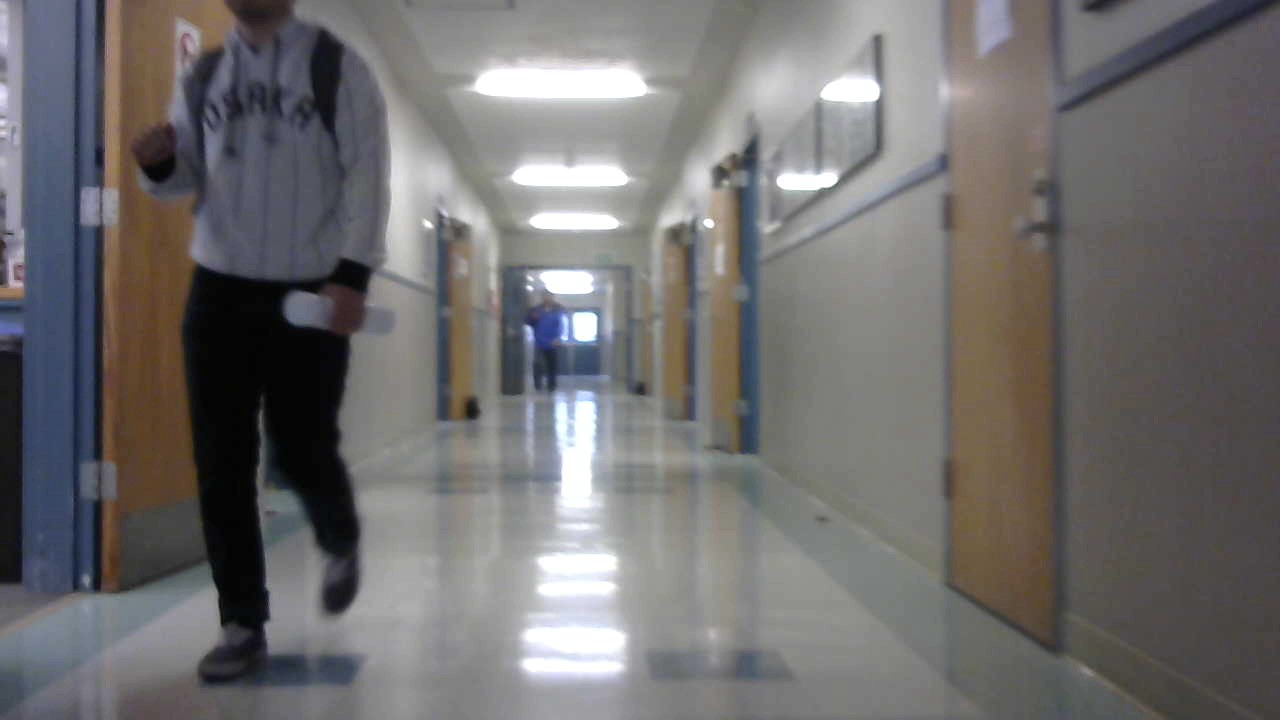
#> input picture hall1.jpg, 1280 x 720 px, given in place of yavishtwalk.avi, which was not available
$ python hogoptical.py
#> lines starting #> are read from the running program, lines starting #| are printed output that depends on the picture; pictures that were not available may be replaced by others from this repository, and a replacement may not be noted
#!/usr/bin/env python3
'''Part of this code was taken from alduxvm on github
people-detection.py - rpi-opencv/people-detection.py
'''
HOG = False

import time
import cv2
import numpy as np
from imutils.object_detection import non_max_suppression
import imutils

hog = cv2.HOGDescriptor()
cap = cv2.VideoCapture('yavishtwalk.avi')#'stationary.avi')
hog.setSVMDetector(cv2.HOGDescriptor_getDefaultPeopleDetector())

clamp = lambda x, minn, maxx: max(min(maxx, x), minn)

#farneflow
ret, frame1 = cap.read()
#> frame1 is the input picture: shape (720, 1280, 3); mean B, G, R 110.2, 110.1, 112.2
frame1 = cv2.resize(frame1, (320, 240))
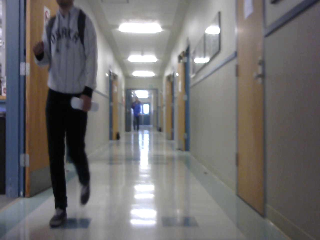
#> frame1: shape (240, 320, 3); mean B, G, R 110.4, 110.2, 112.3
height, width = frame1.shape[:2]
#> height = 240; width = 320
prvs = cv2.cvtColor(frame1,cv2.COLOR_BGR2GRAY)
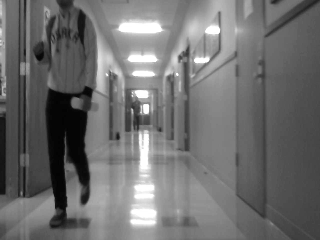
#> prvs: shape (240, 320); min 2, max 255, mean 110.9
ROI = []
numdetect = 0
avgWin = 1
while (cap.isOpened()):
   start_time = time.time()
   #frame = cv2.imread('../Thesis/hall4.jpg')
   ret, image = cap.read()
   image = cv2.resize(image, (320, 240))
   nxt = cv2.cvtColor(image, cv2.COLOR_BGR2GRAY)
   flow = cv2.calcOpticalFlowFarneback(prvs, nxt, None, 0.5, 10, 20, 3, 5, 1.2, 2)
   x_flo = flow[...,0]
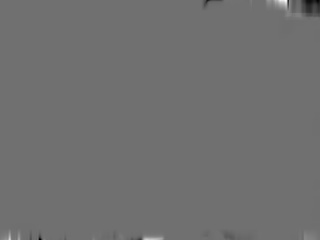
#> x_flo: shape (240, 320) float32; min -0.0367, max 0.0466, mean -3.74e-05; drawn with min black and max white
   y_flo = flow[...,1]
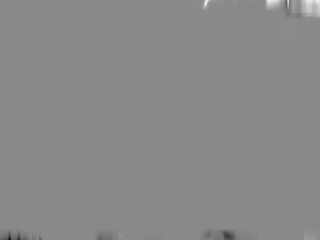
#> y_flo: shape (240, 320) float32; min -0.0343, max 0.0295, mean 2.28e-05; drawn with min black and max white
   orig = image.copy()

   (rect, weight) = hog.detectMultiScale(image, winStride=(8,8),padding=(16,16), scale=1.12)
#> rect = (); weight = ()
   for i in range(0,len(ROI)):
      try:
         rect = rect.tolist()
      except:
         pass
      try:
         weight = weight.tolist()
      except:
         pass
      subim = image[ROI[i][1]:ROI[i][3], ROI[i][0]:ROI[i][2]]
      if HOG:
         r = []
         w = []
      else:
         r,w = hog.detectMultiScale(image[ROI[i][1]:ROI[i][3], ROI[i][0]:ROI[i][2]] , winStride=(4,4), padding=(8,8), scale=1.12)
         cv2.rectangle(orig, (ROI[i][0], ROI[i][1]), (ROI[i][2], ROI[i][3]), (255, 25, 0), 1)


      if(len(r) > 0):
         if len(rect) > 0:
            [rect.append([x+ROI[i][0], y+ROI[i][1], w, h]) for (x,y,w,h) in r]
            #print('b4-{}_{}'.format(r, w[0][0]))
            w = [x*2 for x in w]
            [weight.append(x.tolist()) for x in w]
            print('xx-{}_{}'.format(rect, weight))
         else:
            rect = [[x+ROI[i][0], y+ROI[i][1], w, h] for (x,y,w,h) in r]
            weight = w*2
      else:
         print("Sadfaces")
   ROI = []

   #print('{}_{}'.format(rect, weight))
   rects = []
   for i, (x,y,w,h) in enumerate(rect):
      if weight[i][0] > 1:
         rects.append(rect[i])
#> this loop made 0 passes
#> after the loop, rects = []

   rects = np.array([[x,y,x+w,y+h] for (x,y,w,h) in rects])
#> rects = empty array
   pick = non_max_suppression(rects, probs=None, overlapThresh=0.65)
#> pick = []

   # Draw the Rectangle on the Image
   for (xA, yA, xB, yB) in pick:

      cv2.rectangle(orig, (xA, yA), (xB, yB), (0, 25, 0), 2)
      numdetect += 1
      xSubFlo = x_flo[yA:yB, xA:xB]
      ySubFlo = y_flo[yA:yB, xA:xB]
      avgX = sum(sum(xSubFlo))/abs((yB-yA)*(xB-xA))
      avgY = sum(sum(ySubFlo))/abs((yB-yA)*(xB-xA))

      '''
      y = (yA+yB)//2
      x = (xA+xB)//2
      xSubFlo = x_flo[y-avgWin:y+avgWin, x-avgWin:x+avgWin]
      ySubFlo = y_flo[y-avgWin:y+avgWin, x-avgWin:x+avgWin]
      avgX = sum(sum(xSubFlo))//pow((2*avgWin+1),2) - avgX
      avgY = sum(sum(ySubFlo))//pow((2*avgWin+1),2) - avgY
      '''
      #ROI.append((xA, yA, xB, yB))

      xA = int(clamp(min(xA+avgX,xA), 0, width))
      xB = int(clamp(max(xB+avgX,xB), 0, width))
      yA = int(clamp(min(yA+avgY,yA), 0, height))
      yB = int(clamp(max(yB+avgY,yB), 0, height))

      ROI.append((xA, yA, xB, yB))

      p1 = ((xB+xA)//2, (yB+yA)//2)
      p2 = (int(p1[0] + avgX*5), p1[1])
      cv2.arrowedLine(orig, p1, p2, (255,255,0), 1, 4, 0, 0.1)
#> after the loop, ROI = []; numdetect = 0
      #print('left' if p2[0] < p1[0] else 'right')

      #print('{}_{}'.format(p1, p2))

   if cv2.waitKey(1) & 0xFF == ord('q'):
#> (key q is pressed here)
      break
   orig = cv2.resize(orig, (0,0), fx=3, fy=3)
   cv2.imshow('frame', orig)
   print(1/(time.time()-start_time))
   #time.sleep(0.125)
cap.release()
print(numdetect)
#| 0
cv2.destroyAllWindows()

$ run again, on hall2.jpg
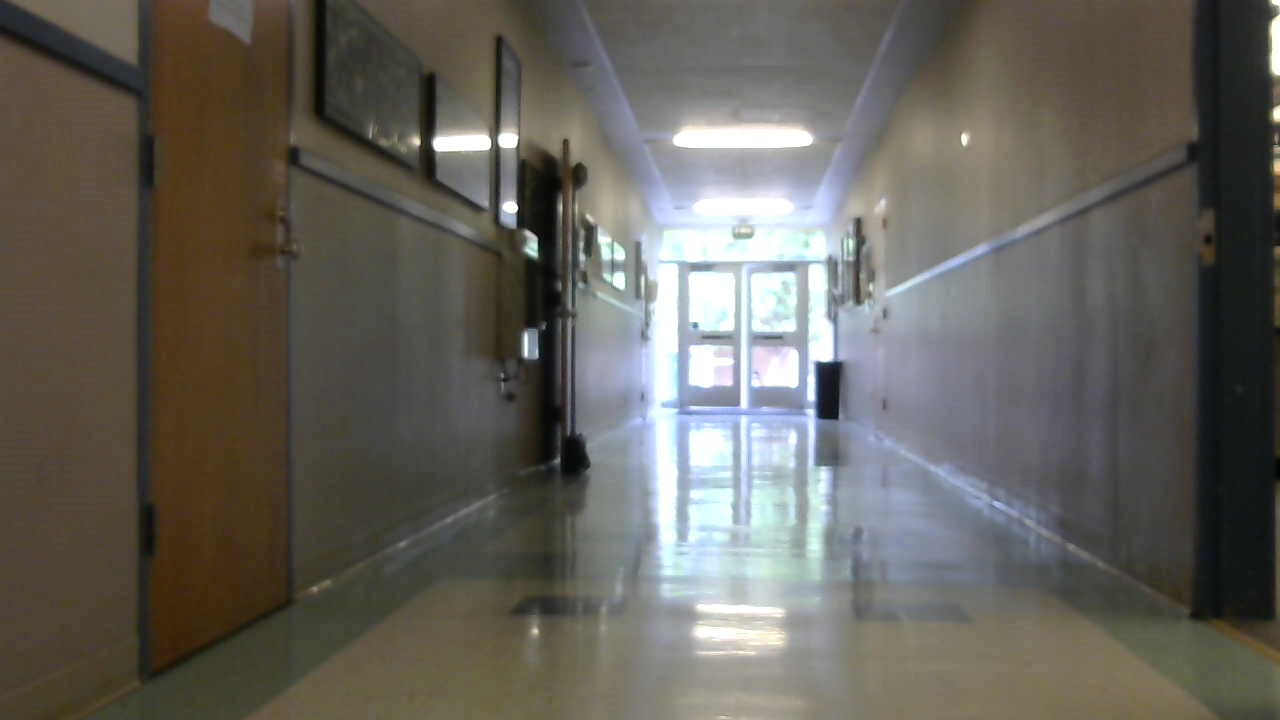
#> input picture hall2.jpg, 1280 x 720 px, given in place of yavishtwalk.avi, which was not available
#> frame1 is the input picture: shape (720, 1280, 3); mean B, G, R 91.1, 98.2, 100.8
#> frame1: shape (240, 320, 3)
#> `x_flo = flow[...,0]`:
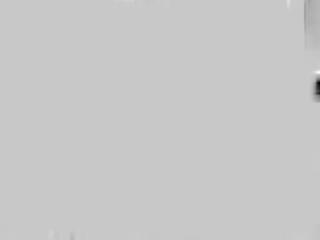
#> x_flo: shape (240, 320) float32; min -0.184, max 0.05, mean -0.000352; drawn with min black and max white
#> `y_flo = flow[...,1]`:
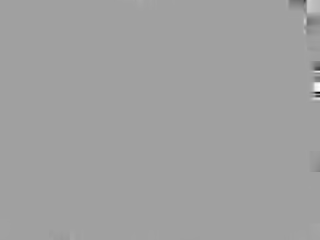
#> y_flo: shape (240, 320) float32; min -0.179, max 0.105, mean -0.000118; drawn with min black and max white
#> rect = ()
#> after the loop `for i, (x,y,w,h) in enumerate(rect):`: rects = []
#> `rects = np.array([[x,y,x+w,y+h] for (x,y,w,h) in rects])`: rects = empty array
#> pick = []
#> after the loop `for (xA, yA, xB, yB) in pick:`: numdetect = 0
#| 0

$ run again, on hall3.jpg
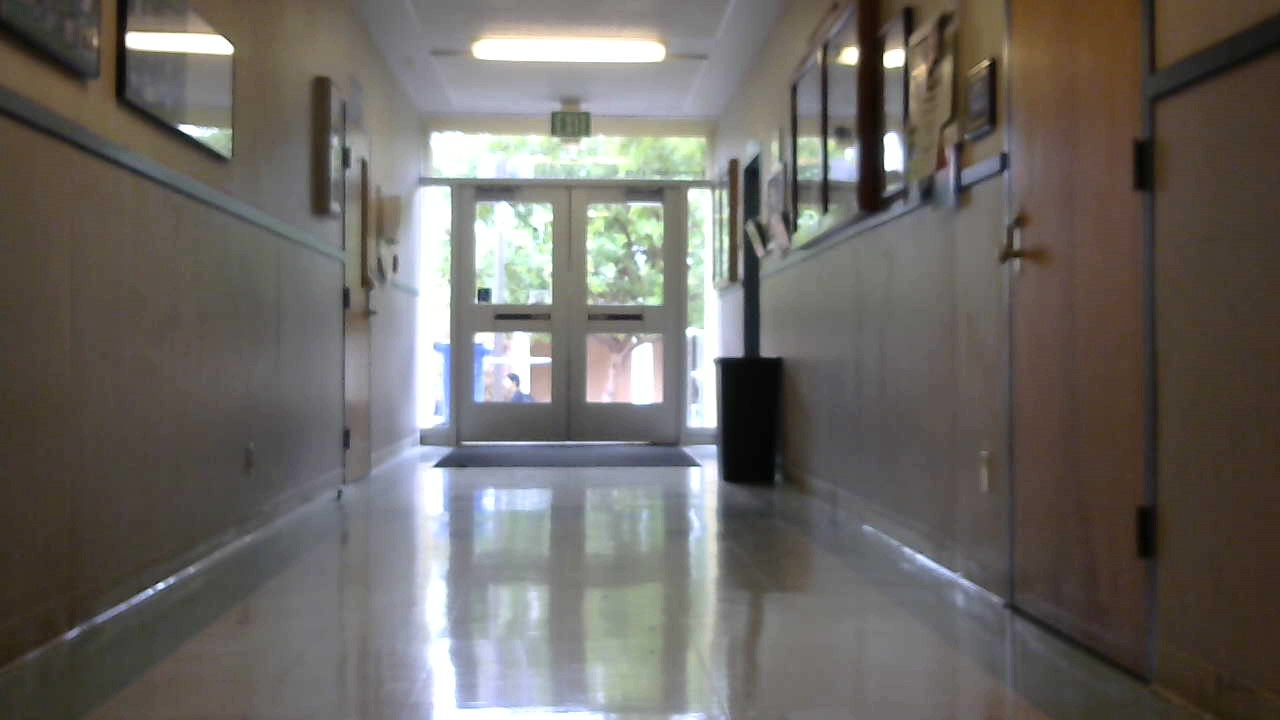
#> input picture hall3.jpg, 1280 x 720 px, given in place of yavishtwalk.avi, which was not available
#> frame1 is the input picture: shape (720, 1280, 3); mean B, G, R 100.3, 104.7, 108.7
#> frame1: shape (240, 320, 3)
#> `x_flo = flow[...,0]`:
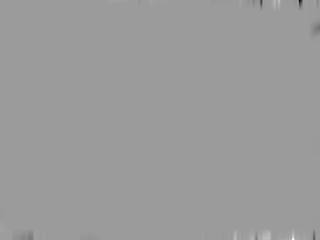
#> x_flo: shape (240, 320) float32; min -0.0525, max 0.0336, mean -2.04e-05; drawn with min black and max white
#> `y_flo = flow[...,1]`:
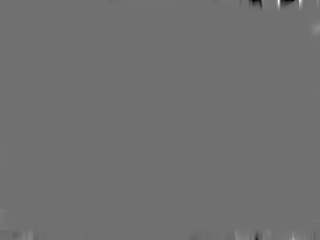
#> y_flo: shape (240, 320) float32; min -0.0308, max 0.0388, mean -9.39e-06; drawn with min black and max white
#> rect = ()
#> after the loop `for i, (x,y,w,h) in enumerate(rect):`: rects = []
#> `rects = np.array([[x,y,x+w,y+h] for (x,y,w,h) in rects])`: rects = empty array
#> pick = []
#> after the loop `for (xA, yA, xB, yB) in pick:`: numdetect = 0
#| 0
